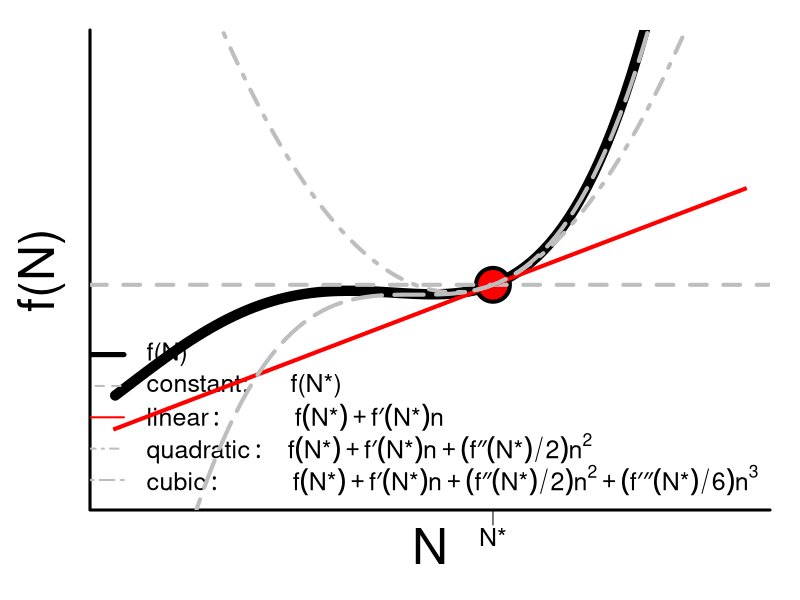

Here is the R script that generated this plot:
###############################
# Taylor expansion example
##########################
qm <- 2
quartz.options(pointsize = 10 * qm)

pfunc <- function(x) {
  a + 
    b * x + 
      c * x ^ 2 + 
        d * x ^ 3 + 
          e * x ^ 4
}
a = -1
b = 3.24
c = 5.23
d = 2.8
e = 0.38


quartz(height = 5.5 * qm, width = 10 * qm)
par(
  mar = c(3, 3, 1, 1),
  lwd = 2,
  cex = 1.5,
  las = 1,
  bty = "l",
  mgp = c(1, 0.4, 0),
  cex.lab = 2
)

x <- seq(-3, 2, 1)
curve(
  pfunc(x),
  xlim = c(-3, 2),
  ylim = c(-15, 15),
  lwd = 10,
  xlab = 'N',
  ylab = "f(N)",
  axes = FALSE
)
box(lwd = 3)
axis(1, at = 0, label = 'N*', cex = 2)
points(
  0,
  a,
  pch = 21,
  lwd = 4,
  cex = 3,
  bg = "red"
)

# ~~~~~~~~~~~~~~~~~~~


legend(
  "bottomright",
  c(
    "f(N)",
    "constant:      f(N*)",
    expression(
      linear: ~  ~  ~  ~  ~  ~  ~  ~  ~  ~ 
        f("N*") + 
          f * minute("N*") * n),
    expression(
      quadratic: ~  ~  ~ 
        f("N*") + 
          f * minute("N*") * n + 
           (f * second("N*") / 2) * n ^ 2),
    expression(
      cubic: ~  ~  ~  ~  ~  ~  ~  ~  ~  ~ 
        f("N*") + 
          f * minute("N*") * n + 
            (f * second("N*") / 2) * n ^ 2 + 
              (f * minute * second("N*") / 6) * n ^ 3
    )
  ),
  lty = c(1, 2, 1, 4, 5),
  lwd = c(5, rep(2, 4)),
  cex = 1,
  bty = "n",
  col = c('black', 'grey', 'red', 'grey', 'grey')
)


# ~~~~~~~~~~~~~~~~~~~

abline(h = a,
       lty = 2,
       col = 'grey',
       lwd = 4)


curve(
  a + b * x,
  lty = 1,
  add = TRUE,
  col = 'red',
  lwd = 4,
  lend = 2
)


curve(
  a + b * x + c * x ^ 2,
  lty = 4,
  add = TRUE,
  col = 'grey',
  lwd = 4
)


curve(
  a + b * x + c * x ^ 2 + d * x ^ 3,
  lty = 5,
  add = TRUE,
  col = 'grey',
  lwd = 4
)

###################################################################
###################################################################
###################################################################
